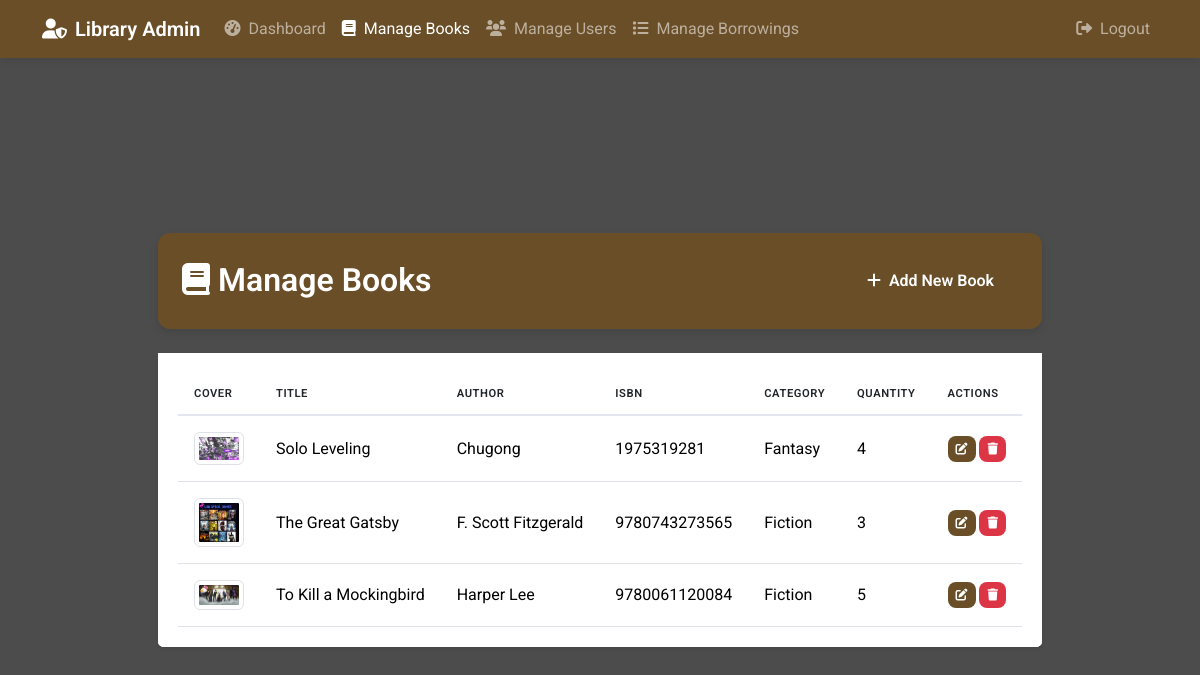
The page /manage-books.php (signed in) on the database its author committed.
### tables this page shows
CREATE TABLE `books` (
  `id` int(11) NOT NULL,
  `title` varchar(255) NOT NULL,
  `author` varchar(100) NOT NULL,
  `isbn` varchar(20) NOT NULL,
  `category` varchar(50) NOT NULL,
  `description` text DEFAULT NULL,
  `quantity` int(11) NOT NULL DEFAULT 1,
  `publication_year` int(4) DEFAULT NULL,
  `cover_image` varchar(255) DEFAULT NULL,
  `created_at` timestamp NOT NULL DEFAULT current_timestamp(),
  `updated_at` timestamp NOT NULL DEFAULT current_timestamp() ON UPDATE current_timestamp()
);

### manage-books.php (the view, shortened to what this page needs)
<?php
require_once 'config.php';
$stmt = $pdo->query("SELECT * FROM books ORDER BY title");
$books = $stmt->fetchAll();
?>
<!DOCTYPE html>
<html>
<head>
    <link href="https://cdn.jsdelivr.net/npm/bootstrap@5.3.2/dist/css/bootstrap.min.css" rel="stylesheet">
    <link href="https://cdnjs.cloudflare.com/ajax/libs/font-awesome/6.0.0/css/all.min.css" rel="stylesheet">
    <link href="style.css" rel="stylesheet">
</head>
<body>
    <nav class="navbar navbar-expand-lg navbar-dark fixed-top">
        <div class="container">
            <a class="navbar-brand" href="admin-dashboard.php">
                <i class="fas fa-user-shield me-2"></i>Library Admin
            </a>
            <div class="collapse navbar-collapse" id="navbarNav">
                <ul class="navbar-nav me-auto">
                    <li class="nav-item"><a class="nav-link" href="admin-dashboard.php"><i class="fas fa-tachometer-alt me-1"></i> Dashboard</a></li>
                    <li class="nav-item"><a class="nav-link active" href="manage-books.php"><i class="fas fa-book me-1"></i> Manage Books</a></li>
                    <li class="nav-item"><a class="nav-link" href="manage-users.php"><i class="fas fa-users me-1"></i> Manage Users</a></li>
                    <li class="nav-item"><a class="nav-link" href="admin-borrowings.php"><i class="fas fa-list me-1"></i> Manage Borrowings</a></li>
                </ul>
                <ul class="navbar-nav">
                    <li class="nav-item"><a class="nav-link" href="logout.php"><i class="fas fa-sign-out-alt me-1"></i> Logout</a></li>
                </ul>
            </div>
        </div>
    </nav>
    <div class="admin-container py-4" style="margin-top: 80px;">
        <div class="admin-header d-flex justify-content-between align-items-center mb-4">
            <h2><i class="fas fa-book me-2"></i>Manage Books</h2>
            <div>
                <button class="btn btn-primary" data-bs-toggle="modal" data-bs-target="#addBookModal">
                    <i class="fas fa-plus me-2"></i>Add New Book
                </button>
            </div>
        </div>
        <div class="card admin-card shadow-sm">
            <div class="card-body">
                <div class="table-responsive">
                    <table class="table table-hover admin-table">
                        <thead>
                            <tr>
                                <th>Cover</th>
                                <th>Title</th>
                                <th>Author</th>
                                <th>ISBN</th>
                                <th>Category</th>
                                <th>Quantity</th>
                                <th>Actions</th>
                            </tr>
                        </thead>
                        <tbody>
                            <?php foreach ($books as $book): ?>
                            <tr>
                                <td>
                                    <img src="<?php echo htmlspecialchars($book['cover_image'] ?? 'assets/images/default-book.jpg'); ?>"
                                         alt="Book cover" class="img-thumbnail" style="width: 50px;">
                                </td>
                                <td><?php echo htmlspecialchars($book['title']); ?></td>
                                <td><?php echo htmlspecialchars($book['author']); ?></td>
                                <td><?php echo htmlspecialchars($book['isbn']); ?></td>
                                <td><?php echo htmlspecialchars($book['category']); ?></td>
                                <td><?php echo htmlspecialchars($book['quantity']); ?></td>
                                <td>
                                    <button class="btn btn-sm btn-primary edit-book"
                                            data-bs-toggle="modal"
                                            data-bs-target="#editBookModal"
                                            data-book='<?php echo json_encode($book); ?>'>
                                        <i class="fas fa-edit"></i>
                                    </button>
                                    <button class="btn btn-sm btn-danger delete-book"
                                            data-bs-toggle="modal"
                                            data-bs-target="#deleteBookModal"
                                            data-book-id="<?php echo $book['id']; ?>"
                                            data-book-title="<?php echo htmlspecialchars($book['title']); ?>">
                                        <i class="fas fa-trash"></i>
                                    </button>
                                </td>
                            </tr>
                            <?php endforeach; ?>
                        </tbody>
                    </table>
                </div>
            </div>
        </div>
    </div>
</body>
</html>

### style.css (style rules this page uses)
* { margin: 0; padding: 0; box-sizing: border-box; }
:root { --primary-color: #6a4e28; --primary-hover: #8b683c; --text-color: #333; --light-text: #666; --border-color: #e1e1e1; --success-color: #00C851; --warning-color: #ffbb33; --danger-color: #d63031; --white: #fff; --container-bg: rgba(255, 255, 255, 0.95); --shadow-color: rgba(0, 0, 0, 0.1); }
body { background: linear-gradient(rgba(0, 0, 0, 0.7), rgba(0, 0, 0, 0.7)), url('https://images.unsplash.com/photo-1507842217343-583bb7270b66?ixlib=rb-4.0.3&auto=format&fit=crop&w=2340&q=80'); background-size: cover; background-position: center; background-attachment: fixed; background-repeat: no-repeat; min-height: 100vh; font-family: 'Roboto', sans-serif; color: var(--text-color); line-height: 1.6; display: flex; align-items: center; justify-content: center; padding-top: 7vh; }
.navbar { background-color: var(--primary-color) !important; box-shadow: 0 2px 10px rgba(0,0,0,0.1); }
.navbar-brand { font-weight: 600; }
.container { width: 100%; padding-right: 1.5vh; padding-left: 1.5vh; margin-right: auto; margin-left: auto; display: flex; align-items: center; justify-content: center; }
.btn { padding: 12px 24px; font-size: 16px; font-weight: 600; border-radius: 8px; transition: all 0.3s ease; cursor: pointer; border: none; position: relative; overflow: hidden; }
.btn::after { content: ''; position: absolute; width: 100%; height: 100%; top: 0; left: -100%; background: linear-gradient(90deg, transparent, rgba(255,255,255,0.2), transparent); transition: 0.5s; }
.btn-primary { background-color: var(--primary-color); color: var(--white); }
a { color: var(--primary-color); text-decoration: none; transition: all 0.3s ease; position: relative; }
a:not(.btn)::after { content: ''; position: absolute; width: 100%; height: 1px; bottom: -2px; left: 0; background-color: var(--primary-color); transform: scaleX(0); transform-origin: right; transition: transform 0.3s ease; }
.table { margin-bottom: 0; }
.table th { font-weight: 600; color: var(--text-color); border-top: none; }
.table td { vertical-align: middle; }
.admin-container { max-width: 130vh; margin: 2rem auto; padding: 0 1.5rem; }
.admin-header { background-color: var(--primary-color); color: white; padding: 1.5rem; border-radius: 12px; margin-bottom: 2rem; box-shadow: 0 4px 8px rgba(0,0,0,0.1); }
.admin-header h2 { margin-bottom: 0; font-weight: 600; }
.admin-card { border: none; border-radius: 0.35rem; box-shadow: 0 0.15rem 1.75rem 0 rgba(58, 59, 69, 0.1); margin-bottom: 1.5rem; transition: transform 0.3s ease; }
.card-body { padding: 1.25rem; background-color: white; border-radius: 0 0 0.35rem 0.35rem; }
.admin-table { margin-bottom: 0; width: 100%; }
.admin-table th { font-weight: 600; color: var(--text-color); border-top: none; }
.admin-table td { vertical-align: middle; }
.admin-table thead th { border-bottom: 2px solid #e3e6f0; border-top: none; font-weight: 600; text-transform: uppercase; font-size: 0.7rem; letter-spacing: 0.05em; color: var(--dark-text); padding: 0.75rem 1rem; }
.admin-table tbody td { padding: 1rem; vertical-align: middle; border-top: 1px solid #e3e6f0; }
.btn-sm { padding: 0.25rem 0.5rem; font-size: 0.75rem; }

### rows shown on the page
books: cover_image (picture), title "Solo Leveling", author "Chugong", isbn "1975319281", category "Fantasy", quantity "4"
books: cover_image (picture), title "The Great Gatsby", author "F. Scott Fitzgerald", isbn "9780743273565", category "Fiction", quantity "3"
books: cover_image (picture), title "To Kill a Mockingbird", author "Harper Lee", isbn "9780061120084", category "Fiction", quantity "5"
